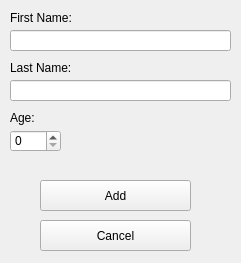
<?xml version="1.0" encoding="UTF-8"?>
<ui version="4.0">
 <class>WorkerForm</class>
 <widget class="QWidget" name="WorkerForm">
  <property name="windowModality">
   <enum>Qt::NonModal</enum>
  </property>
  <property name="geometry">
   <rect>
    <x>0</x>
    <y>0</y>
    <width>241</width>
    <height>263</height>
   </rect>
  </property>
  <property name="windowTitle">
   <string>Add New Worker</string>
  </property>
  <widget class="QLineEdit" name="lineEdit_2">
   <property name="geometry">
    <rect>
     <x>10</x>
     <y>80</y>
     <width>221</width>
     <height>21</height>
    </rect>
   </property>
  </widget>
  <widget class="QLabel" name="label_2">
   <property name="geometry">
    <rect>
     <x>10</x>
     <y>60</y>
     <width>71</width>
     <height>16</height>
    </rect>
   </property>
   <property name="text">
    <string>Last Name:</string>
   </property>
  </widget>
  <widget class="QPushButton" name="pushButton_2">
   <property name="geometry">
    <rect>
     <x>40</x>
     <y>220</y>
     <width>151</width>
     <height>31</height>
    </rect>
   </property>
   <property name="text">
    <string>Cancel</string>
   </property>
  </widget>
  <widget class="QPushButton" name="pushButton">
   <property name="geometry">
    <rect>
     <x>40</x>
     <y>180</y>
     <width>151</width>
     <height>31</height>
    </rect>
   </property>
   <property name="text">
    <string>Add</string>
   </property>
  </widget>
  <widget class="QSpinBox" name="spinBox">
   <property name="geometry">
    <rect>
     <x>10</x>
     <y>130</y>
     <width>51</width>
     <height>22</height>
    </rect>
   </property>
  </widget>
  <widget class="QLabel" name="label_3">
   <property name="geometry">
    <rect>
     <x>10</x>
     <y>110</y>
     <width>71</width>
     <height>16</height>
    </rect>
   </property>
   <property name="text">
    <string>Age:</string>
   </property>
  </widget>
  <widget class="QLineEdit" name="lineEdit">
   <property name="geometry">
    <rect>
     <x>10</x>
     <y>30</y>
     <width>221</width>
     <height>21</height>
    </rect>
   </property>
  </widget>
  <widget class="QLabel" name="label">
   <property name="geometry">
    <rect>
     <x>10</x>
     <y>10</y>
     <width>71</width>
     <height>16</height>
    </rect>
   </property>
   <property name="text">
    <string>First Name:</string>
   </property>
  </widget>
 </widget>
 <resources/>
 <connections/>
</ui>
